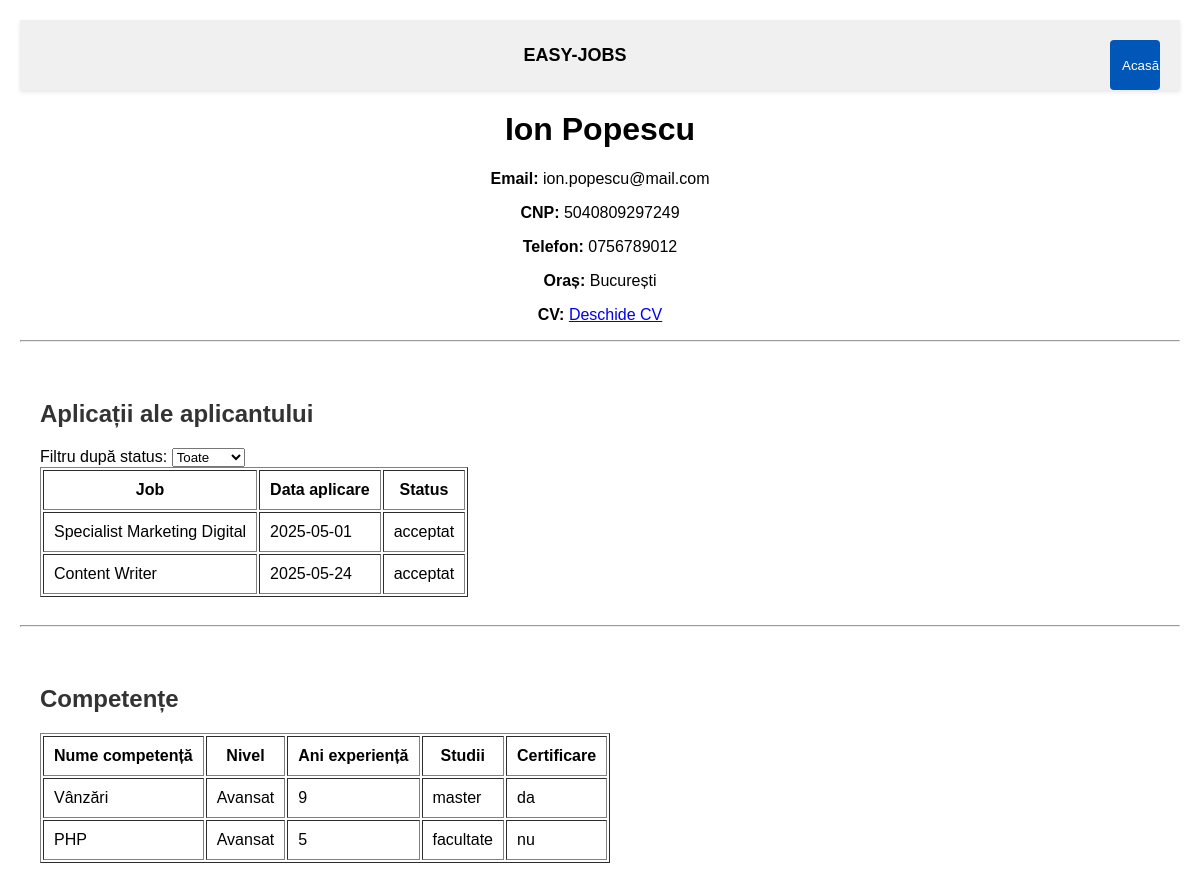
/aplicant.php?id=1, run on the app's committed database.
### tables this page shows
CREATE TABLE `aplicanti` (
  `id_aplicant` int(11) NOT NULL,
  `nume` varchar(255) NOT NULL,
  `prenume` varchar(255) DEFAULT NULL,
  `email` varchar(255) NOT NULL,
  `CNP` varchar(255) DEFAULT NULL,
  `telefon` varchar(50) DEFAULT NULL,
  `cv_link` varchar(255) DEFAULT NULL,
  `id_adresa` int(11) DEFAULT NULL
);

CREATE TABLE `adrese` (
  `id_adresa` int(11) NOT NULL,
  `oras` varchar(100) DEFAULT NULL,
  `strada` varchar(255) DEFAULT NULL,
  `cod_postal` varchar(10) DEFAULT NULL
);

CREATE TABLE `aplicari` (
  `id_aplicare` int(11) NOT NULL,
  `id_job` int(11) NOT NULL,
  `id_aplicant` int(11) NOT NULL,
  `data_aplicare` date DEFAULT curdate(),
  `id_status` int(11) DEFAULT NULL
);

CREATE TABLE `joburi` (
  `id_job` int(11) NOT NULL,
  `titlu` varchar(255) NOT NULL,
  `descriere` text DEFAULT NULL,
  `id_companie` int(11) DEFAULT NULL,
  `status` int(11) DEFAULT NULL,
  `locuri_valabile` int(11) DEFAULT NULL,
  `id_departament` int(11) DEFAULT NULL
);

CREATE TABLE `status_aplicare` (
  `id_status` int(11) NOT NULL,
  `denumire` varchar(50) DEFAULT NULL
);

CREATE TABLE `competente_aplicanti` (
  `id_competenta` int(11) DEFAULT NULL,
  `id_aplicant` int(11) DEFAULT NULL,
  `certificare` int(11) DEFAULT NULL
);

CREATE TABLE `competente` (
  `id_competenta` int(11) NOT NULL,
  `ani_experienta` int(11) DEFAULT NULL,
  `nume_competenta` varchar(255) DEFAULT NULL,
  `id_nivel_competenta` int(11) DEFAULT NULL,
  `id_nivel_studii` int(11) DEFAULT NULL
);

CREATE TABLE `nivel_competenta` (
  `id_nivel_competenta` int(11) NOT NULL,
  `denumire` varchar(50) DEFAULT NULL
);

CREATE TABLE `nivel_studii` (
  `id_nivel_studii` int(11) NOT NULL,
  `denumire` varchar(100) DEFAULT NULL
);

### aplicant.php (the view, shortened to what this page needs)
<?php
include('db.php');
?>
<!DOCTYPE html>
<html lang="ro">
<head>
    <link rel="stylesheet" href="style.css">
</head>
<body>
<div class="taskbar">
    <div class="titlu">EASY-JOBS</div>
    <div style="display: flex; justify-content: flex-end;">
        <form action="index.php" method="get">
            <button type="submit" class="btn-home" title="Pagina principală">Acasă</button>
        </form>
    </div>
</div>
<?php
if (isset($_GET['id'])) {
    $id_aplicant = $_GET['id'];
    $stmt = $conn->prepare("
        SELECT a.nume, a.prenume, a.email, a.CNP, a.telefon, ad.oras, a.cv_link
        FROM aplicanti a
        JOIN adrese ad ON a.id_adresa = ad.id_adresa
        WHERE a.id_aplicant = ?");
    $stmt->bind_param("i", $id_aplicant);
    $stmt->execute();
    $stmt->bind_result($nume, $prenume, $email, $cnp, $telefon, $oras, $cv_link);
    $stmt->fetch();
?>
<div align="center">
    <h1><?php echo "$nume $prenume"; ?></h1>
    <p><strong>Email:</strong> <?php echo htmlspecialchars($email); ?></p>
    <?php if ($cnp) echo "<p><strong>CNP:</strong> " . htmlspecialchars($cnp) . "</p>"; ?>
    <?php if ($telefon) echo "<p><strong>Telefon:</strong> " . htmlspecialchars($telefon) . "</p>"; ?>
    <?php if ($oras) echo "<p><strong>Oraș:</strong> " . htmlspecialchars($oras) . "</p>"; ?>
    <?php if ($cv_link) echo "<p><strong>CV:</strong> <a href='" . htmlspecialchars($cv_link) . "' target='_blank'>Deschide CV</a></p>"; ?>
</div>
<hr>
<div class="container" style="padding: 20px;">
    <h2>Aplicații ale aplicantului</h2>
    <form method="get" action="">
        <label for="filtru">Filtru după status:</label>
        <select name="filtru" id="filtru" onchange="this.form.submit()">
            <option value="">Toate</option>
        </select>
    </form>
    <table border="1" cellpadding="10">
        <tr>
            <th>Job</th>
            <th>Data aplicare</th>
            <th>Status</th>
        </tr>
<?php
    $filtru = isset($_GET['filtru']) ? $_GET['filtru'] : '';
    if ($filtru !== "") {
        $stmt = $conn->prepare("
            SELECT j.titlu, a.data_aplicare, sa.denumire
            FROM aplicari a
            JOIN joburi j ON a.id_job = j.id_job
            JOIN status_aplicare sa ON a.id_status = sa.id_status
            WHERE a.id_aplicant = ? AND a.id_status = ?");
        $stmt->bind_param("ii", $id_aplicant, $filtru);
    } else {
        $stmt = $conn->prepare("
            SELECT j.titlu, a.data_aplicare, sa.denumire
            FROM aplicari a
            JOIN joburi j ON a.id_job = j.id_job
            JOIN status_aplicare sa ON a.id_status = sa.id_status
            WHERE a.id_aplicant = ?");
        $stmt->bind_param("i", $id_aplicant);
    }
    $stmt->execute();
    $result = $stmt->get_result();
    while ($row = $result->fetch_assoc()) {
        echo "<tr>
            <td>" . htmlspecialchars($row['titlu']) . "</td>
            <td>" . htmlspecialchars($row['data_aplicare']) . "</td>
            <td>" . htmlspecialchars($row['denumire']) . "</td>
        </tr>";
    }
?>
    </table>
</div>
<hr>
<div class="container" style="padding: 20px;">
    <h2>Competențe</h2>
    <table border="1" cellpadding="10">
        <tr>
            <th>Nume competență</th>
            <th>Nivel</th>
            <th>Ani experiență</th>
            <th>Studii</th>
            <th>Certificare</th>
        </tr>
<?php
    $stmt = $conn->prepare("
        SELECT c.nume_competenta, nc.denumire AS nivel, c.ani_experienta,
               ns.denumire AS studii, ca.certificare
        FROM competente_aplicanti ca
        JOIN competente c ON ca.id_competenta = c.id_competenta
        JOIN nivel_competenta nc ON c.id_nivel_competenta = nc.id_nivel_competenta
        JOIN nivel_studii ns ON c.id_nivel_studii = ns.id_nivel_studii
        WHERE ca.id_aplicant = ?");
    $stmt->bind_param("i", $id_aplicant);
    $stmt->execute();
    $result = $stmt->get_result();
    while ($row = $result->fetch_assoc()) {
        $certificare = ($row['certificare'] == 1) ? 'da' : 'nu';
        echo "<tr>
            <td>" . htmlspecialchars($row['nume_competenta']) . "</td>
            <td>" . htmlspecialchars($row['nivel']) . "</td>
            <td>" . htmlspecialchars($row['ani_experienta']) . "</td>
            <td>" . htmlspecialchars($row['studii']) . "</td>
            <td>" . $certificare . "</td>
        </tr>";
    }
?>
    </table>
</div>
<?php } else { ?>
    <div align="center"><h2>ID-ul aplicantului nu a fost specificat.</h2></div>
<?php } ?>
</body>
</html>

### style.css (style rules this page uses)
.taskbar { display: flex; align-items: center; justify-content: space-between; background-color: #f0f0f0; padding: 10px 20px; box-shadow: 0 2px 4px rgba(0,0,0,0.1); height: 50px; }
.taskbar .titlu { flex-grow: 1; text-align: center; font-weight: bold; font-size: 18px; }
.taskbar form { margin: 0; }
.btn-home { background-color: transparent; border: none; cursor: pointer; width: 50px; height: 50px; }
body { margin: 20px; font-family: Arial, sans-serif; }
form[action="index.php"] { margin-top: 20px; display: flex; flex-wrap: wrap; align-items: center; gap: 10px; }
form[action="index.php"] button { background-color: #0057b7; color: white; padding: 7px 12px; border: none; border-radius: 4px; cursor: pointer; }
h2 { margin-top: 30px; color: #333; }

### data on the page
aplicanti: nume "Ion", prenume "Popescu", email "ion.popescu@mail.com", CNP "5040809297249", telefon "0756789012", id_adresa.oras "București"
aplicari: id_job.titlu "Specialist Marketing Digital", data_aplicare "2025-05-01", id_status.denumire "acceptat"
aplicari: id_job.titlu "Content Writer", data_aplicare "2025-05-24", id_status.denumire "acceptat"
competente_aplicanti: id_competenta.nume_competenta "Vânzări", nivel_competenta.denumire "Avansat", id_competenta.ani_experienta "9", nivel_studii.denumire "master", certificare "da"
competente_aplicanti: id_competenta.nume_competenta "PHP", nivel_competenta.denumire "Avansat", id_competenta.ani_experienta "5", nivel_studii.denumire "facultate", certificare "nu"
